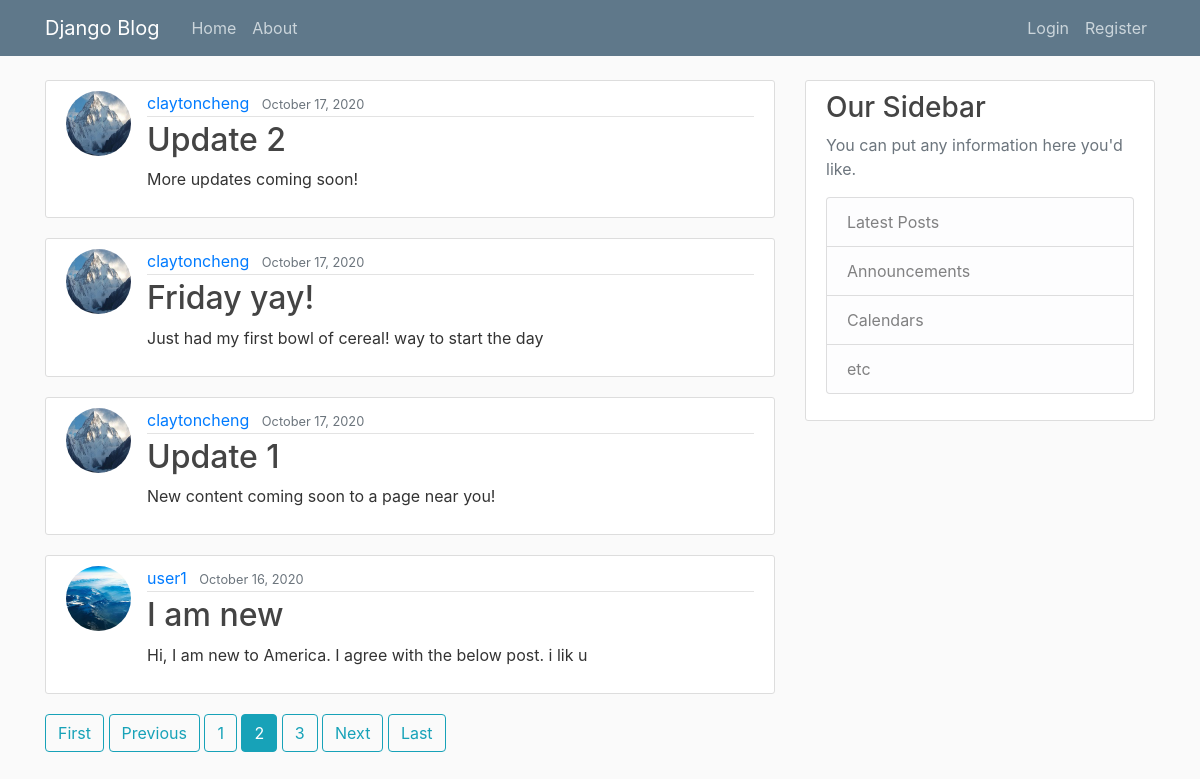
Screenshot of /?page=2 with the database file from the repository.
### blog/models.py (models this page shows, shortened)
class Post(models.Model):
    title = models.CharField(max_length = 100)
    content = models.TextField()
    date_posted = models.DateTimeField(default = timezone.now)
    author = models.ForeignKey(User, on_delete = models.CASCADE)

### users/models.py (models this page shows, shortened)
class Profile(models.Model):
    user = models.OneToOneField(User, on_delete = models.CASCADE) #cascade: if user is deleted, delete profile, but if profile delete, user not deleted
    image = models.ImageField(default='default.jpg', upload_to='profile_pics')

### blog/views.py (the view)
# urls.py: path('', PostListView.as_view(), name='blog-home'),
class PostListView(ListView):
    model = Post
    template_name = 'blog/home.html' # <app>/<model>_<viewtype>.html
    context_object_name = 'posts'
    ordering = ['-date_posted'] #newest to oldest ordering
    paginate_by = 4

### blog/templates/blog/home.html
{% extends "blog/base.html" %}
{% block content %}
  {% for post in posts %}
    <article class="media content-section">
      <img class="rounded-circle article-img" src="{{ post.author.profile.image.url }}" >
      <div class="media-body">
        <div class="article-metadata">
          <a class="mr-2" href="{% url 'user-posts' post.author.username %}">{{ post.author }}</a>
          <small class="text-muted">{{ post.date_posted|date:"F d, Y" }}</small>
        </div>
        <h2><a class="article-title" href="{% url 'post-detail' post.id %}">{{ post.title }}</a></h2>
        <p class="article-content">{{ post.content }}</p>
      </div>
    </article>
  {% endfor %}
  {% if is_paginated %}
    {% if page_obj.has_previous %}
      <a class="btn btn-outline-info mb-4" href="?page=1">First</a>
      <a class="btn btn-outline-info mb-4" href="?page={{ page_obj.previous_page_number }}">Previous</a>
    {% endif %}
    {% for num in page_obj.paginator.page_range %}
      {% if page_obj.number == num %}
        <a class="btn btn-info mb-4" href="?page={{ num }}">{{ num }}</a>
      {% elif num > page_obj.number|add:'-3' and num < page_obj.number|add:'3' %}
        <a class="btn btn-outline-info mb-4" href="?page={{ num }}">{{ num }}</a>
      {% endif %}
    {% endfor %}
    {% if page_obj.has_next %}
      <a class="btn btn-outline-info mb-4" href="?page={{ page_obj.next_page_number }}">Next</a>
      <a class="btn btn-outline-info mb-4" href="?page={{ page_obj.paginator.num_pages }}">Last</a>
    {% endif %}
  {% endif %}
{% endblock content %}

### blog/templates/blog/base.html (shortened to what this page needs)
{% load static %}
<!DOCTYPE html>
<html lang="en" dir="ltr">
  <head>
    <link rel="stylesheet" href="https://stackpath.bootstrapcdn.com/bootstrap/4.3.1/css/bootstrap.min.css">
    <link rel="stylesheet" type="text/css" href="{% static 'blog/main.css' %}">
  </head>
  <body>
    <header class="site-header">
      <nav class="navbar navbar-expand-md navbar-dark bg-steel fixed-top">
        <div class="container">
          <a class="navbar-brand mr-4" href="/">Django Blog</a>
          <div class="collapse navbar-collapse" id="navbarToggle">
            <div class="navbar-nav mr-auto">
              <a class="nav-item nav-link" href="{% url 'blog-home' %}">Home</a>
              <a class="nav-item nav-link" href="{% url 'blog-about' %}">About</a>
            </div>
            <div class="navbar-nav">
              {% if user.is_authenticated %}
                <a class="nav-item nav-link" href="{% url 'post-create' %}">New Post</a>
                <a class="nav-item nav-link" href="{% url 'profile' %}">Profile</a>
                <a class="nav-item nav-link" href="{% url 'logout' %}">Logout</a>
              {% else %}
                <a class="nav-item nav-link" href="{% url 'login' %}">Login</a>
                <a class="nav-item nav-link" href="{% url 'register' %}">Register</a>
              {% endif %}
            </div>
          </div>
        </div>
      </nav>
    </header>
    <main role="main" class="container">
      <div class="row">
        <div class="col-md-8">
          {% block content %}{% endblock %}
        </div>
        <div class="col-md-4">
          <div class="content-section">
            <h3>Our Sidebar</h3>
            <p class='text-muted'>You can put any information here you'd like.
              <ul class="list-group">
                <li class="list-group-item list-group-item-light">Latest Posts</li>
                <li class="list-group-item list-group-item-light">Announcements</li>
                <li class="list-group-item list-group-item-light">Calendars</li>
                <li class="list-group-item list-group-item-light">etc</li>
              </ul>
            </p>
          </div>
        </div>
      </div>
    </main>
  </body>
</html>

### blog/static/blog/main.css (style rules this page uses)
body { background: #fafafa; color: #333333; margin-top: 5rem; }
h1, h2, h3, h4, h5, h6 { color: #444444; }
ul { margin: 0; }
.bg-steel { background-color: #5f788a; }
.site-header .navbar-nav .nav-link { color: #cbd5db; }
.content-section { background: #ffffff; padding: 10px 20px; border: 1px solid #dddddd; border-radius: 3px; margin-bottom: 20px; }
.article-title { color: #444444; }
.article-content { white-space: pre-line; }
.article-img { height: 65px; width: 65px; margin-right: 16px; }
.article-metadata { padding-bottom: 1px; margin-bottom: 4px; border-bottom: 1px solid #e3e3e3 }

### rows the page displays
Post: author.profile.image (picture), author "claytoncheng", date_posted "October 17, 2020", title "Update 2", content "More updates coming soon!"
Post: author.profile.image (picture), author "claytoncheng", date_posted "October 17, 2020", title "Friday yay!", content "Just had my first bowl of cereal! way to start the day"
Post: author.profile.image (picture), author "claytoncheng", date_posted "October 17, 2020", title "Update 1", content "New content coming soon to a page near you!"
Post: author.profile.image (placeholder picture), author "user1", date_posted "October 16, 2020", title "I am new", content "Hi, I am new to America. I agree with the below post. i lik u"

### other values shown
{{ num }} "1" "3"
{{ num }} "2"
